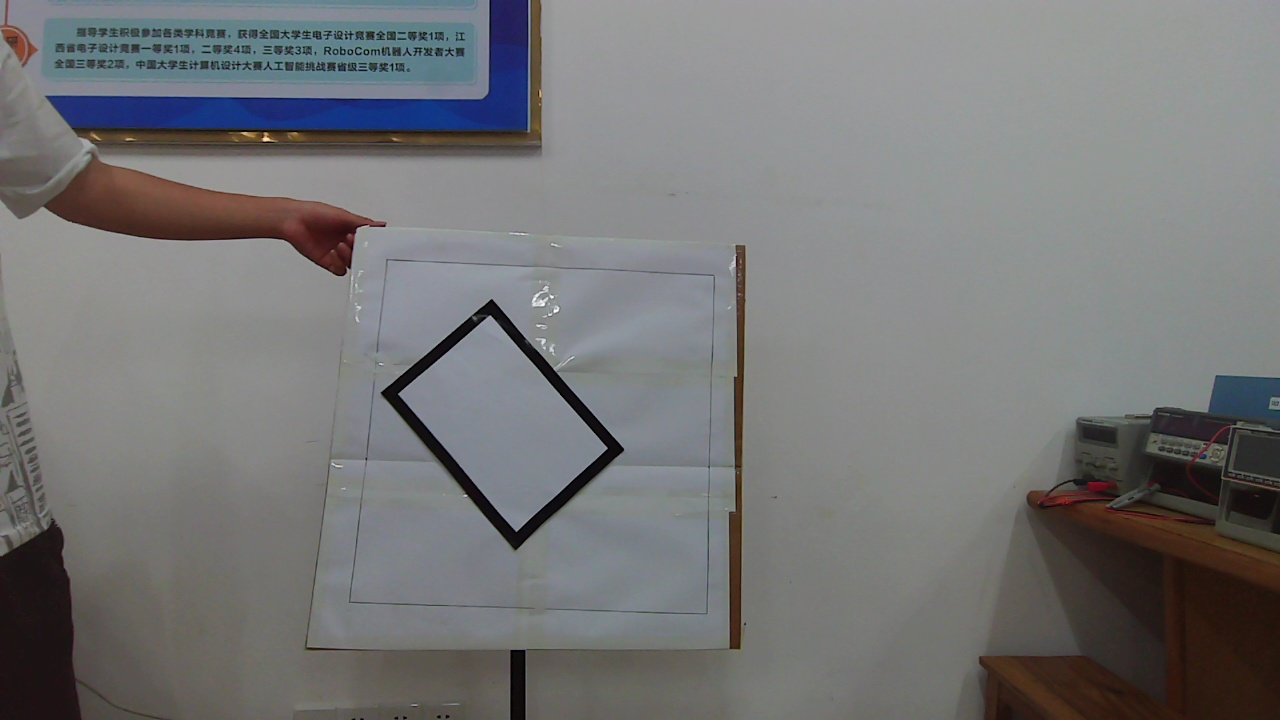
#> input picture TestPhoto/black/2.jpg, 1280 x 720 px, found by its file name
$ python '找轮廓形状.py'
#> lines starting #> are read from the running program, lines starting #| are printed output that depends on the picture; after the words box and inside, x2 and y2 are one past the last pixel; in counts of white or black regions, pixels touching at a corner belong together
import cv2
import numpy as np

#定义形状检测函数
def ShapeDetection(img):
    contours,hierarchy = cv2.findContours(img,cv2.RETR_EXTERNAL,cv2.CHAIN_APPROX_NONE)  #寻找轮廓点
    for obj in contours:
        area = cv2.contourArea(obj)  #计算轮廓内区域的面积
        cv2.drawContours(imgContour, obj, -1, (255, 0, 0), 4)  #绘制轮廓线
        perimeter = cv2.arcLength(obj,True)  #计算轮廓周长
        approx = cv2.approxPolyDP(obj,0.02*perimeter,True)  #获取轮廓角点坐标
        CornerNum = len(approx)   #轮廓角点的数量
        x, y, w, h = cv2.boundingRect(approx)  #获取坐标值和宽度、高度

        #轮廓对象分类
        if CornerNum ==3: objType ="triangle"
        elif CornerNum == 4:

            for i in range(0,4):
                print("矩形角坐标%d："%(i+1),approx[i][0][0], approx[i][0][1])
                cv2.circle(imgContour, (approx[i][0][0], approx[i][0][1]), 5, (0,255,255), 3)
            if w==h: objType= "Square"
            else:objType="Rectangle "
        elif CornerNum>4: objType= " red"
        else:objType="N"

        cv2.rectangle(imgContour,(x,y),(x+w,y+h),(0,0,255),2)  #绘制边界框
        cv2.putText(imgContour,objType,(x+(w//2),y+(h//2)),cv2.FONT_HERSHEY_COMPLEX,0.6,(0,0,0),1)  #绘制文字

path = '/Users/duanhao/Desktop/black/2.jpg'
img = cv2.imread(path)
#> img is the input picture: shape (720, 1280, 3); mean B, G, R 118.4, 117.7, 117.4
imgContour = img.copy()

imgGray = cv2.cvtColor(img,cv2.COLOR_RGB2GRAY)  #转灰度图
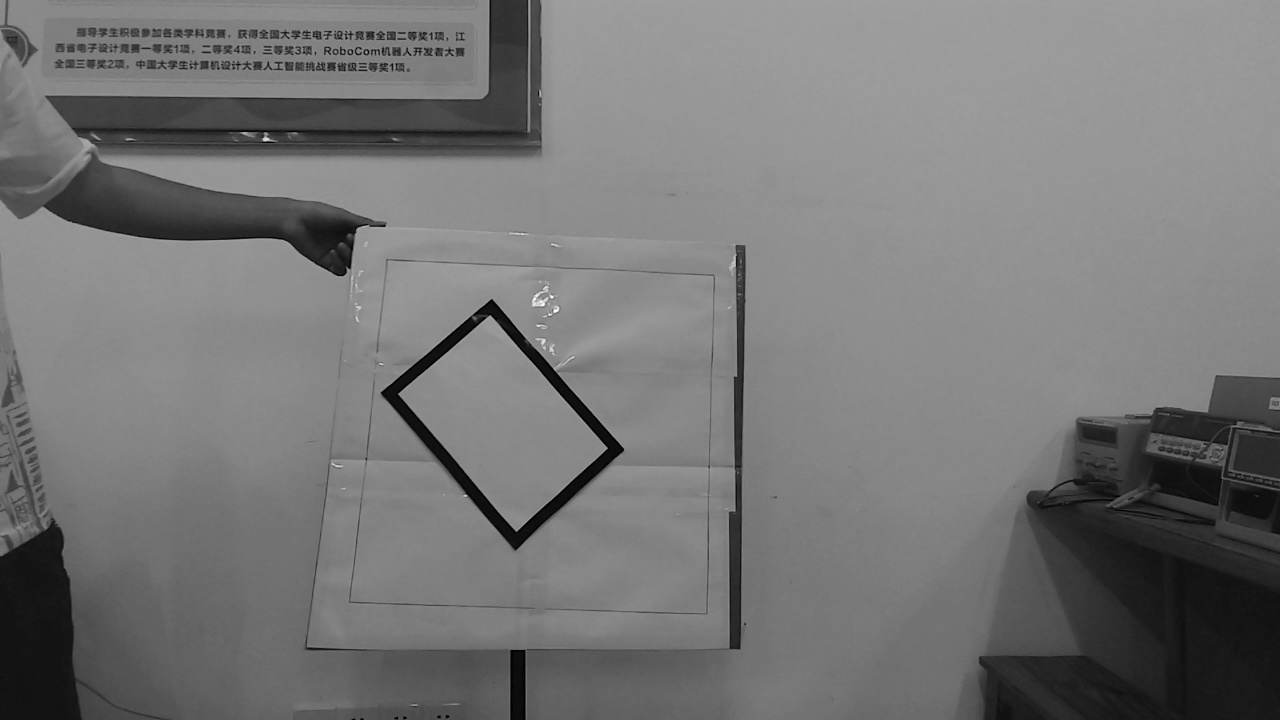
#> imgGray: shape (720, 1280); min 0, max 255, mean 117.8
imgBlur = cv2.GaussianBlur(imgGray,(5,5),1)  #高斯模糊
imgCanny = cv2.Canny(imgBlur,60,60)  #Canny算子边缘检测
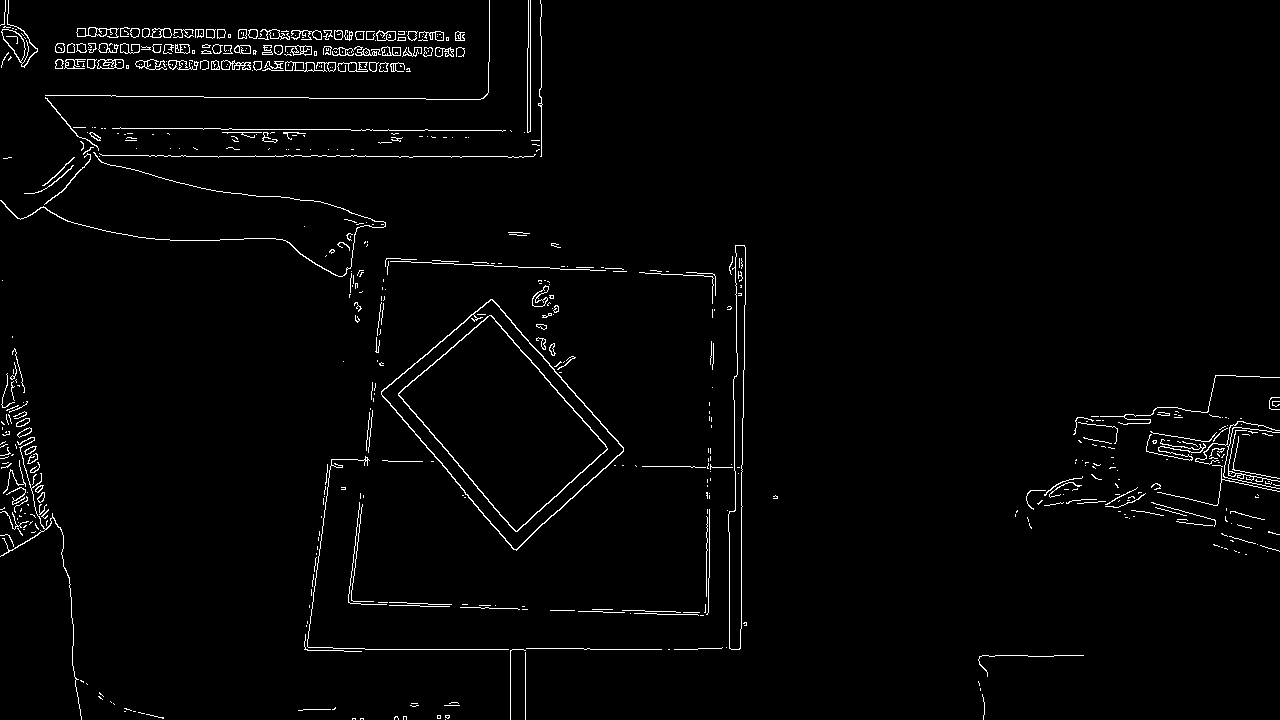
#> imgCanny: shape (720, 1280); 2% white in thin lines or dots
ShapeDetection(imgCanny)  #形状检测
#> in ShapeDetection, `contours,hierarchy = cv2.findContours(img,cv2.RETR_EXTERNAL,cv2.CHAIN_..`: contours = 557 contours, 482 with area under 20; largest, box (x1, y1, x2, y2) and area: (381, 299, 624, 551) 30224, (728, 245, 746, 650) 3827, (1, 0, 38, 68) 437, (97, 59, 124, 69) 216, (76, 27, 119, 38) 211
#> the loop in ShapeDetection, `for obj in contours:` made 557 passes
#> (obj, area, perimeter, approx, CornerNum, x, y, w) on passes 10, 24, 38, 49, 53: ([[133, 711], [134, 711], [135, 711], [134, 711]], 0, 4, [[133, 711], [135, 711]], 2, 133, 711, 3), ([[980, 688], [980, 689], [980, 690], [980, 689]], 0, 4, [[980, 688], [980, 690]], 2, 980, 688, 1), ([[307, 621], [307, 622], [307, 623], [307, 622]], 0, 4, [[307, 621], [307, 623]], 2, 307, 621, 1), ([[522, 606], [523, 606], [524, 606], [523, 606]], 0, 4, [[522, 606], [524, 606]], 2, 522, 606, 3), ([[309, 605], [309, 606], [309, 607], [309, 606]], 0, 4, [[309, 605], [309, 607]], 2, 309, 605, 1)
#> (area, perimeter, approx, CornerNum, x, y, w, h) on passes 7, 8, 11, 12, 15, 17: (9, 12, [[437, 715], [437, 718], [440, 718], [440, 715]], 4, 437, 715, 4, 4), (1.5, 37.9, [[146, 714], [163, 718], [163, 717], [158, 717]], 4, 146, 714, 18, 5), (0, 2, [[124, 711], [125, 711]], 2, 124, 711, 2, 1), (0, 64.83, [[298, 710], [330, 709]], 2, 298, 709, 33, 2), (0, 30, [[444, 705], [459, 705]], 2, 444, 705, 16, 1), (0, 12, [[411, 703], [417, 703]], 2, 411, 703, 7, 1)
#> (printed output is left out)
#> after the loop in ShapeDetection, `for obj in contours:`:
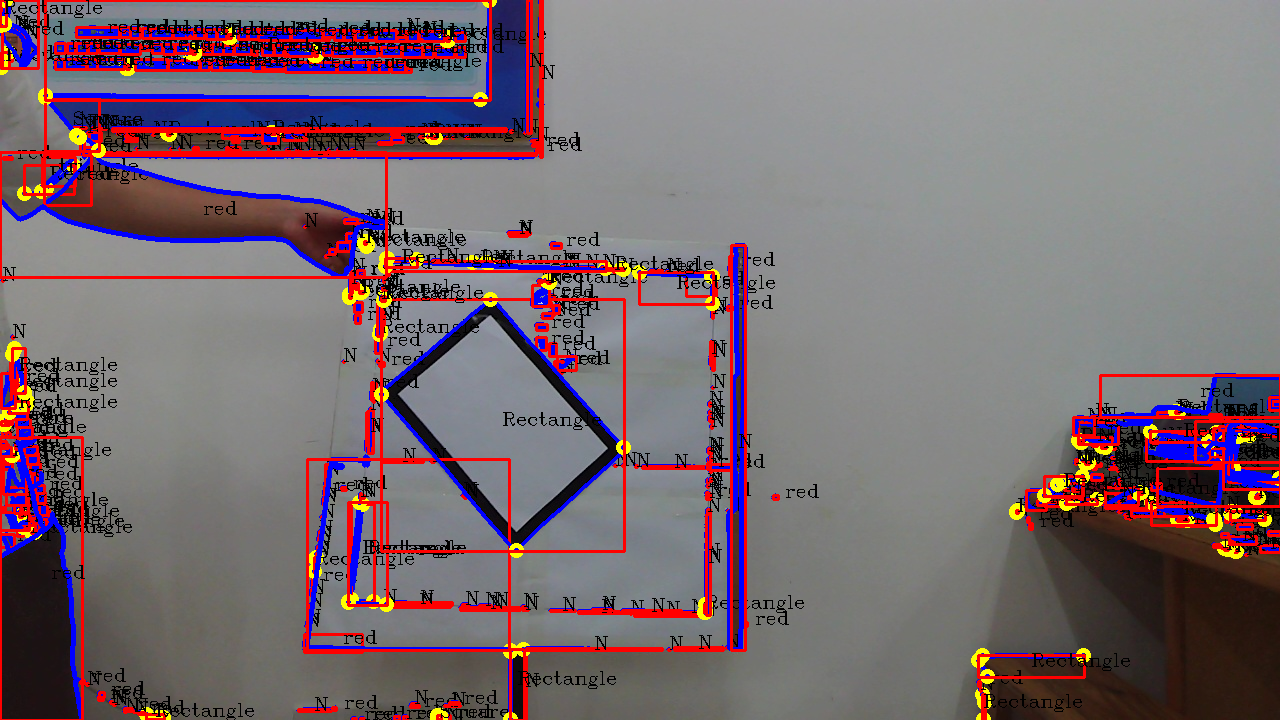
#> imgContour: shape (720, 1280, 3); 14.64% of pixels changed, all inside (x1, y1, x2, y2) = (0, 0, 1280, 720)

cv2.imshow("Original img", img)
cv2.imshow("imgGray", imgGray)
cv2.imshow("imgBlur", imgBlur)
cv2.imshow("imgCanny", imgCanny)
cv2.imshow("shape Detection", imgContour)

cv2.waitKey(0)
